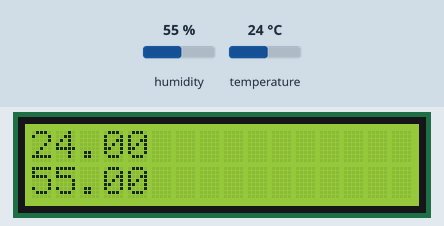
This sketch was run on a simulated Arduino Uno, built with avr-gcc and run on an emulated ATmega328P. Shown: 16×2 character LCD. Inputs (shaded band) come from the test bench; at power-on: humidity 55 %, temperature 24 °C. What the sketch prints to the serial monitor is not drawn.

Above: at 1.6 s.
1.7 s: humidity set to 22 %
At 3.8 s:
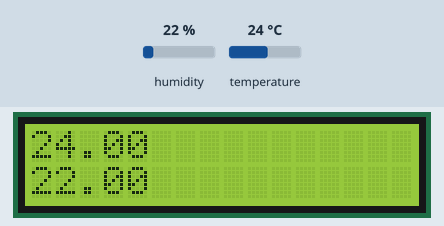
4.5 s: temperature set to 12 °C
At 5.8 s:
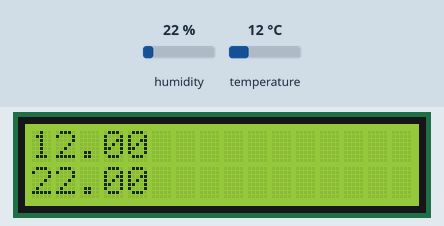
7.3 s: humidity set to 40 %
At 9.8 s:
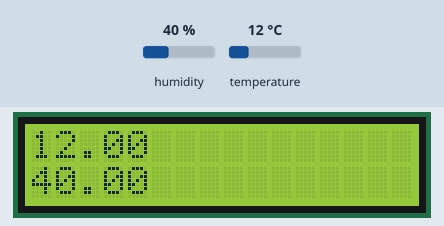
10.6 s: temperature set to 19 °C
At 11.8 s:
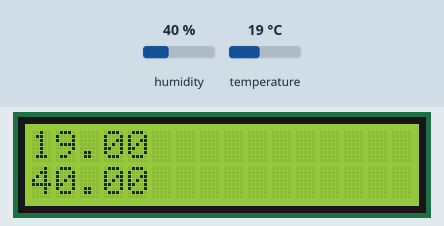
Timing chart, 0 to 13.6 s (numbered marks = the images above; inputs shaded):
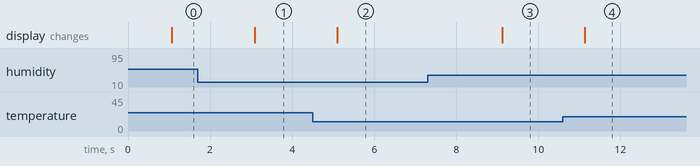

Measured:
- after the input at 1.7 s, the display: changes after 1.4 s (image 1)
- after the input at 4.5 s, the display: changes after 0.60 s (image 2)
- after the input at 7.3 s, the display: changes after 1.8 s (image 3)
- after the input at 10.6 s, the display: changes after 0.54 s (image 4)

The sketch:

HUMSOIL.ino
```cpp
#include <DHT.h>
#include <LiquidCrystal.h>
#define DHTPIN 2

LiquidCrystal lcd(7,6,5,4,3,2);

DHT dht;

void setup()
{
  lcd.begin(16,2);
  dht.setup(8);
   Serial.begin(9600);
  Serial.println();
  Serial.println("Status\t\tHumidity (%)\t Temperature (C)\t (F) \t Dewpoint");
}

void loop()
{
 delay(1000);

 float humidity = dht.getHumidity();

 float temperature = dht.getTemperature();

 float dewpoint = calculateDewpoint(temperature,humidity);

 Serial.print(dht.getStatusString());
  Serial.print("\t\t\t");
  Serial.print(humidity,1);
  Serial.print("\t\t");
  Serial.print(temperature,1);
  Serial.print("\t\t");
  Serial.print(dht.toFahrenheit(temperature),1);
  Serial.print("\t");
  Serial.print(dewpoint);

 if(isnan(humidity) || isnan(temperature)){
  lcd.clear();
  lcd.setCursor(5,0);
  lcd.print("Error");
  return;
 }

 lcd.setCursor(0,0);
 lcd.print(temperature);
 lcd.setCursor(0,1);
 lcd.print(humidity);
}

float calculateDewpoint(float T, float RH)
 {
  //approximate dew point using the formula from wikipedia's article on dewpoint
  float dp =0.0;

  float gTRH = 0.0;

  float a = 17.271;
  float b = 237.7;

  gTRH = ((a*T)/(b+T)) + log(RH/100);
  dp = (b*gTRH)/(a-gTRH);

  return dp;
 }
```
